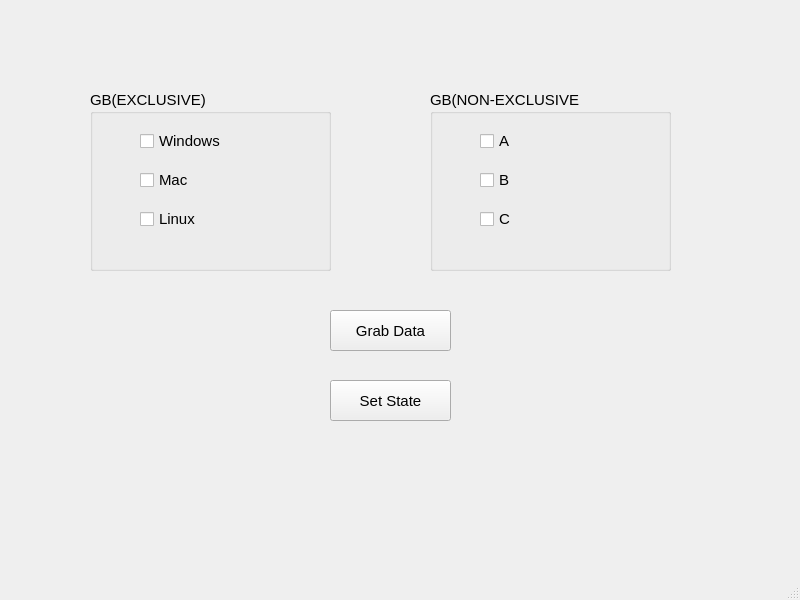
<?xml version="1.0" encoding="UTF-8"?>
<ui version="4.0">
 <class>MainWindow</class>
 <widget class="QMainWindow" name="MainWindow">
  <property name="geometry">
   <rect>
    <x>0</x>
    <y>0</y>
    <width>800</width>
    <height>600</height>
   </rect>
  </property>
  <property name="windowTitle">
   <string>MainWindow</string>
  </property>
  <widget class="QWidget" name="centralwidget">
   <widget class="QGroupBox" name="groupBox">
    <property name="geometry">
     <rect>
      <x>90</x>
      <y>90</y>
      <width>241</width>
      <height>181</height>
     </rect>
    </property>
    <property name="font">
     <font>
      <pointsize>11</pointsize>
     </font>
    </property>
    <property name="title">
     <string>GB(EXCLUSIVE)</string>
    </property>
    <widget class="QWidget" name="">
     <property name="geometry">
      <rect>
       <x>50</x>
       <y>30</y>
       <width>131</width>
       <height>121</height>
      </rect>
     </property>
     <layout class="QVBoxLayout" name="verticalLayout">
      <item>
       <widget class="QCheckBox" name="checkBox">
        <property name="text">
         <string>Windows</string>
        </property>
       </widget>
      </item>
      <item>
       <widget class="QCheckBox" name="checkBox_2">
        <property name="text">
         <string>Mac</string>
        </property>
       </widget>
      </item>
      <item>
       <widget class="QCheckBox" name="checkBox_3">
        <property name="text">
         <string>Linux</string>
        </property>
       </widget>
      </item>
     </layout>
    </widget>
   </widget>
   <widget class="QGroupBox" name="groupBox_2">
    <property name="geometry">
     <rect>
      <x>430</x>
      <y>90</y>
      <width>241</width>
      <height>181</height>
     </rect>
    </property>
    <property name="font">
     <font>
      <pointsize>11</pointsize>
     </font>
    </property>
    <property name="title">
     <string>GB(NON-EXCLUSIVE</string>
    </property>
    <widget class="QWidget" name="">
     <property name="geometry">
      <rect>
       <x>50</x>
       <y>30</y>
       <width>121</width>
       <height>121</height>
      </rect>
     </property>
     <layout class="QVBoxLayout" name="verticalLayout_2">
      <item>
       <widget class="QCheckBox" name="checkBox_4">
        <property name="text">
         <string>A</string>
        </property>
       </widget>
      </item>
      <item>
       <widget class="QCheckBox" name="checkBox_5">
        <property name="text">
         <string>B</string>
        </property>
       </widget>
      </item>
      <item>
       <widget class="QCheckBox" name="checkBox_6">
        <property name="text">
         <string>C</string>
        </property>
       </widget>
      </item>
     </layout>
    </widget>
   </widget>
   <widget class="QPushButton" name="pushButton">
    <property name="geometry">
     <rect>
      <x>330</x>
      <y>310</y>
      <width>121</width>
      <height>41</height>
     </rect>
    </property>
    <property name="font">
     <font>
      <pointsize>11</pointsize>
     </font>
    </property>
    <property name="text">
     <string>Grab Data</string>
    </property>
   </widget>
   <widget class="QPushButton" name="pushButton_2">
    <property name="geometry">
     <rect>
      <x>330</x>
      <y>380</y>
      <width>121</width>
      <height>41</height>
     </rect>
    </property>
    <property name="font">
     <font>
      <pointsize>11</pointsize>
     </font>
    </property>
    <property name="text">
     <string>Set State</string>
    </property>
   </widget>
  </widget>
  <widget class="QMenuBar" name="menubar">
   <property name="geometry">
    <rect>
     <x>0</x>
     <y>0</y>
     <width>800</width>
     <height>21</height>
    </rect>
   </property>
  </widget>
  <widget class="QStatusBar" name="statusbar"/>
 </widget>
 <resources/>
 <connections/>
</ui>
